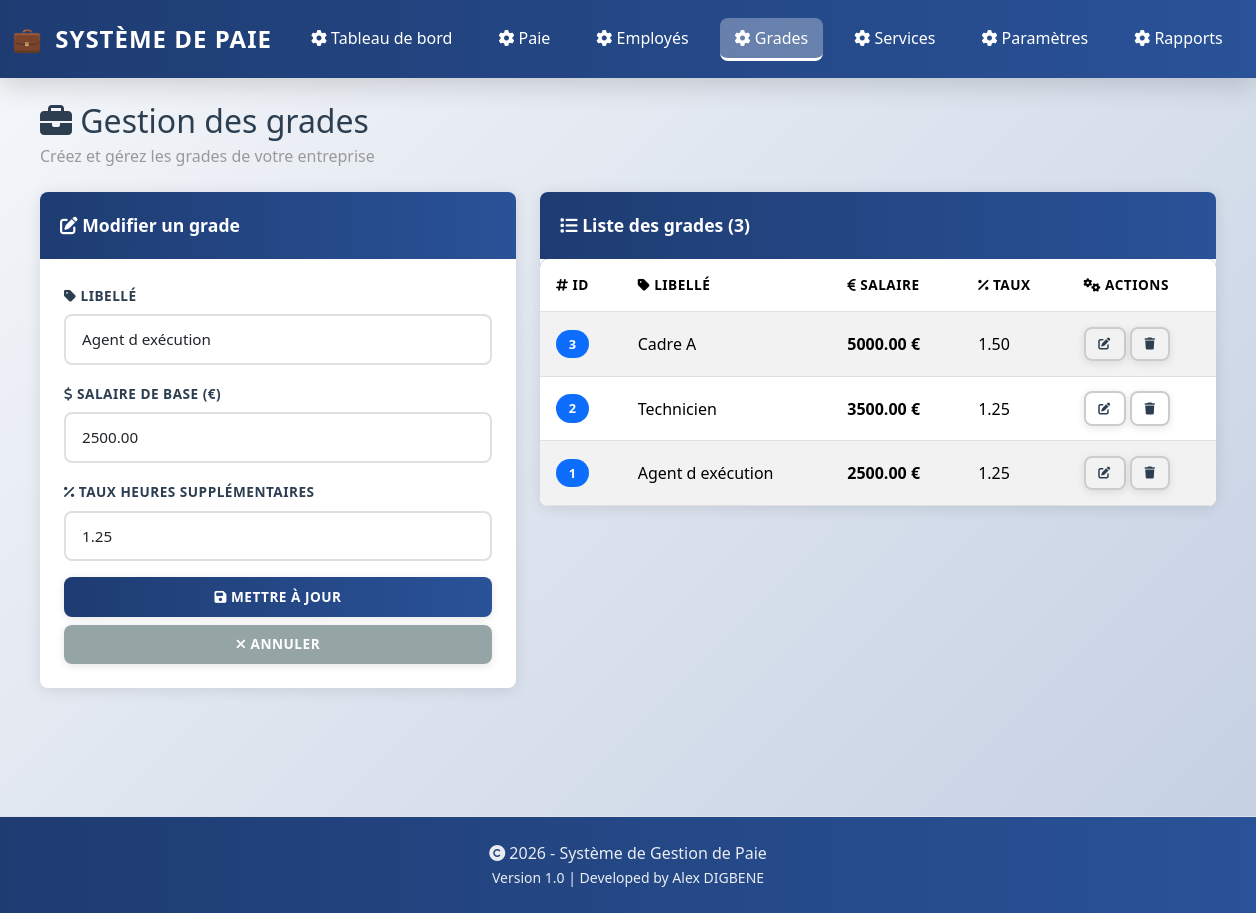
/grade.php?action=edit&id=1, run on the app's committed database.
### tables this page shows
CREATE TABLE IF NOT EXISTS Grade (
    Id_Grade INT NOT NULL AUTO_INCREMENT,
    libelle_grade VARCHAR(50) NOT NULL,
    salaire_base DECIMAL(15,2) NOT NULL,
    taux_heures_supp DECIMAL(5,2) NOT NULL,
    CONSTRAINT PK_Grade PRIMARY KEY (Id_Grade)
);

### functions.php (called while the page is built, shortened)
<?php
require_once __DIR__ . '/config.php';
function queryAll($sql) {
    global $mysqli;
    $result = $mysqli->query($sql);
    return $result;
}

### config.php (called while the page is built, shortened)
<?php
function h($value) {
    return htmlspecialchars($value, ENT_QUOTES, 'UTF-8');
}

### grade.php (the view, shortened to what this page needs)
<?php
require_once __DIR__ . '/functions.php';
$action = $_GET['action'] ?? '';
$grades = queryAll('SELECT * FROM Grade ORDER BY Id_Grade DESC');
$edited = null;
if ($action === 'edit' && isset($_GET['id'])) {
    $id = (int) $_GET['id'];
    $edited = queryAll("SELECT * FROM Grade WHERE Id_Grade = $id")->fetch_assoc();
}
?>
<?php include 'header.php'; ?>
<div class="mb-4">
    <h2 class="mb-1"><i class="fas fa-briefcase"></i> Gestion des grades</h2>
    <p class="text-muted">Créez et gérez les grades de votre entreprise</p>
</div>
<div class="row">
    <div class="col-lg-5">
        <div class="card mb-4">
            <div class="card-header">
                <i class="fas fa-<?= $edited ? 'edit' : 'plus' ?>"></i> <?= $edited ? 'Modifier un grade' : 'Ajouter un nouveau grade' ?>
            </div>
            <div class="card-body">
                <form method="post" action="grade.php">
                    <div class="mb-3">
                        <label class="form-label"><i class="fas fa-tag"></i> Libellé</label>
                        <input name="libelle" class="form-control" placeholder="Ex: Agent d'exécution" required value="<?= h($edited['libelle_grade'] ?? '') ?>">
                    </div>
                    <div class="mb-3">
                        <label class="form-label"><i class="fas fa-dollar-sign"></i> Salaire de base (€)</label>
                        <input name="salaire_base" type="number" step="0.01" class="form-control" placeholder="Ex: 2500" required value="<?= h($edited['salaire_base'] ?? '') ?>">
                    </div>
                    <div class="mb-3">
                        <label class="form-label"><i class="fas fa-percent"></i> Taux heures supplémentaires</label>
                        <input name="taux_heures_supp" type="number" step="0.01" class="form-control" placeholder="Ex: 1.25" required value="<?= h($edited['taux_heures_supp'] ?? '') ?>">
                    </div>
                    <div class="d-grid gap-2">
                        <button class="btn btn-primary" type="submit">
                            <i class="fas fa-save"></i> <?= $edited ? 'Mettre à jour' : 'Ajouter' ?>
                        </button>
                        <?php if ($edited): ?>
                            <a href="grade.php" class="btn btn-secondary">
                                <i class="fas fa-times"></i> Annuler
                            </a>
                        <?php endif; ?>
                    </div>
                </form>
            </div>
        </div>
    </div>
    <div class="col-lg-7">
        <div class="card">
            <div class="card-header">
                <i class="fas fa-list"></i> Liste des grades (<?= $grades->num_rows ?>)
            </div>
            <div class="table-responsive">
                <table class="table table-striped mb-0">
                    <thead>
                        <tr>
                            <th><i class="fas fa-hashtag"></i> ID</th>
                            <th><i class="fas fa-tag"></i> Libellé</th>
                            <th><i class="fas fa-euro-sign"></i> Salaire</th>
                            <th><i class="fas fa-percent"></i> Taux</th>
                            <th><i class="fas fa-cogs"></i> Actions</th>
                        </tr>
                    </thead>
                    <tbody>
                        <?php while ($grade = $grades->fetch_assoc()): ?>
                            <tr>
                                <td><span class="badge bg-primary"><?= h($grade['Id_Grade']) ?></span></td>
                                <td><?= h($grade['libelle_grade']) ?></td>
                                <td><strong><?= h($grade['salaire_base']) ?> €</strong></td>
                                <td><?= h($grade['taux_heures_supp']) ?></td>
                                <td>
                                    <a href="grade.php?action=edit&id=<?= h($grade['Id_Grade']) ?>" class="btn btn-sm btn-outline-secondary" title="Modifier">
                                        <i class="fas fa-edit"></i>
                                    </a>
                                    <a href="grade.php?action=delete&id=<?= h($grade['Id_Grade']) ?>" class="btn btn-sm btn-outline-danger" onclick="return confirm('Supprimer ce grade ?');" title="Supprimer">
                                        <i class="fas fa-trash"></i>
                                    </a>
                                </td>
                            </tr>
                        <?php endwhile; ?>
                    </tbody>
                </table>
            </div>
        </div>
    </div>
</div>
<?php include 'footer.php'; ?>

### styles.css (style rules this page uses)
:root { --primary: #1e3c72; --secondary: #2a5298; --success: #27ae60; --danger: #e74c3c; --warning: #f39c12; --info: #3498db; --light: #ecf0f1; --dark: #2c3e50; --border-radius: 8px; --shadow: 0 2px 15px rgba(0,0,0,0.1); --shadow-lg: 0 8px 25px rgba(0,0,0,0.15); }
* { margin: 0; padding: 0; box-sizing: border-box; }
body { font-family: 'Segoe UI', Tahoma, Geneva, Verdana, sans-serif; background: linear-gradient(135deg, #f5f7fa 0%, #c3cfe2 100%); color: var(--dark); min-height: 100vh; }
h1, h2, h3, h4, h5, h6 { color: var(--dark); }
.card { border: none; border-radius: var(--border-radius); box-shadow: var(--shadow); transition: all 0.3s ease; overflow: hidden; }
.card-header { background: linear-gradient(90deg, var(--primary) 0%, var(--secondary) 100%); color: white; font-weight: 600; border: none; padding: 1.25rem; font-size: 1.1rem; }
.card-body { padding: 1.5rem; }
.form-label { font-weight: 600; color: var(--dark); margin-bottom: 0.5rem; text-transform: uppercase; font-size: 0.85rem; letter-spacing: 0.5px; }
.form-control, .form-select { border: 2px solid #e0e0e0; border-radius: var(--border-radius); padding: 0.75rem 1rem; font-size: 0.95rem; transition: all 0.3s ease; }
.form-control::placeholder { color: #999; }
.btn { border: none; border-radius: var(--border-radius); font-weight: 600; padding: 0.6rem 1.2rem; transition: all 0.3s ease; text-transform: uppercase; font-size: 0.85rem; letter-spacing: 0.5px; box-shadow: 0 2px 8px rgba(0,0,0,0.1); }
.btn-primary { background: linear-gradient(90deg, var(--primary) 0%, var(--secondary) 100%); color: white; }
.btn-secondary { background: #95a5a6; color: white; }
.btn-outline-secondary, .btn-outline-danger { border: 2px solid #ccc; color: var(--dark); }
.btn-sm { padding: 0.4rem 0.8rem; font-size: 0.75rem; }
.table { background: white; border-radius: var(--border-radius); overflow: hidden; }
.table thead { background: linear-gradient(90deg, var(--primary) 0%, var(--secondary) 100%); color: white; }
.table-striped tbody tr:nth-of-type(odd) { background: rgba(0,0,0,0.02); }
.table tbody tr { transition: all 0.2s ease; border-bottom: 1px solid #e0e0e0; }
.table th { font-weight: 700; text-transform: uppercase; font-size: 0.85rem; letter-spacing: 0.5px; padding: 1rem; }
.table td { padding: 0.9rem 1rem; vertical-align: middle; }
.badge { padding: 0.5rem 0.8rem; border-radius: 20px; font-weight: 600; font-size: 0.8rem; letter-spacing: 0.5px; }
.card { animation: fadeIn 0.5s ease; }
.text-muted { color: #999 !important; }
body > main > .container > :last-child { margin-bottom: 2rem; }

### data on the page
grade: libelle "Agent d exécution", salaire_base "2500.00", taux_heures_supp "1.25", Id_Grade "1", libelle_grade "Agent d exécution"
grade: Id_Grade "3", libelle_grade "Cadre A", salaire_base "5000.00", taux_heures_supp "1.50"
grade: Id_Grade "2", libelle_grade "Technicien", salaire_base "3500.00", taux_heures_supp "1.25"

### other printed values
$label "Tableau de bord"
$label "Paie"
$label "Employés"
$label "Grades"
$label "Services"
$label "Paramètres"
$label "Rapports"
$grades->num_rows "3"
